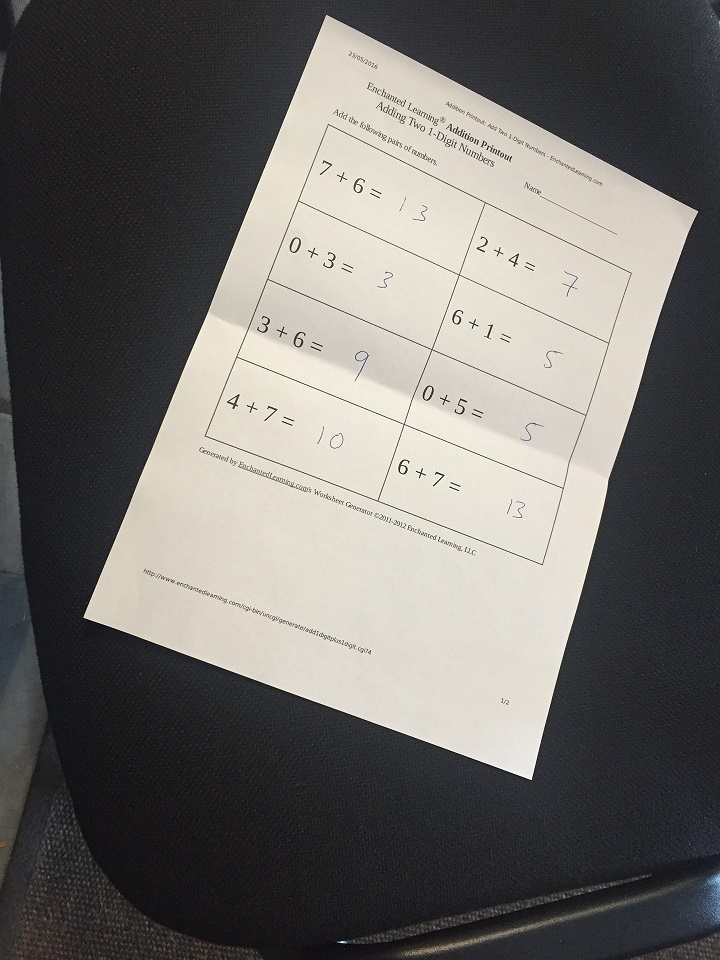
#> input picture Datasets/images/scan.jpg, 720 x 960 px, found by its file name
$ jupyter execute --allow-errors '18. Perspective Transforms.ipynb'
#> lines starting #> are read from the running program, lines starting #| are printed output that depends on the picture; after the words box and inside, x2 and y2 are one past the last pixel; in counts of white or black regions, pixels touching at a corner belong together
# **Perspective Transforms**

####**In this lesson we'll learn:**
1. Use OpenCV's getPerspectiveTransform
2. Use findContours to get corners and automate perspective Transform

[cell 1]
import numpy as np
import matplotlib.pyplot as plt
import cv2

def imshow(title, image, size=8):
    h, w = image.shape[0], image.shape[1]
    w_rat = w/h
    h_rat = h/w
    plt.figure(figsize=(size*h_rat, size*h_rat))
    plt.imshow(cv2.cvtColor(image, cv2.COLOR_BGR2RGB))
    plt.title(title)

[cell 2]
rasm = cv2.imread('Datasets/images/IMG_8295.JPG')
#> (the rest of this cell did not finish here and is left out)

[cell 3]
image = cv2.imread('Datasets/images/scan.jpg')
#> image is the input picture: shape (960, 720, 3); mean B, G, R 106.2, 109.5, 111.7
gray = cv2.cvtColor(image, cv2.COLOR_BGR2GRAY)

#thresholding
_, th = cv2.threshold(gray, 0, 255, cv2.THRESH_BINARY + cv2.THRESH_OTSU) #otsu avtomatik threshold
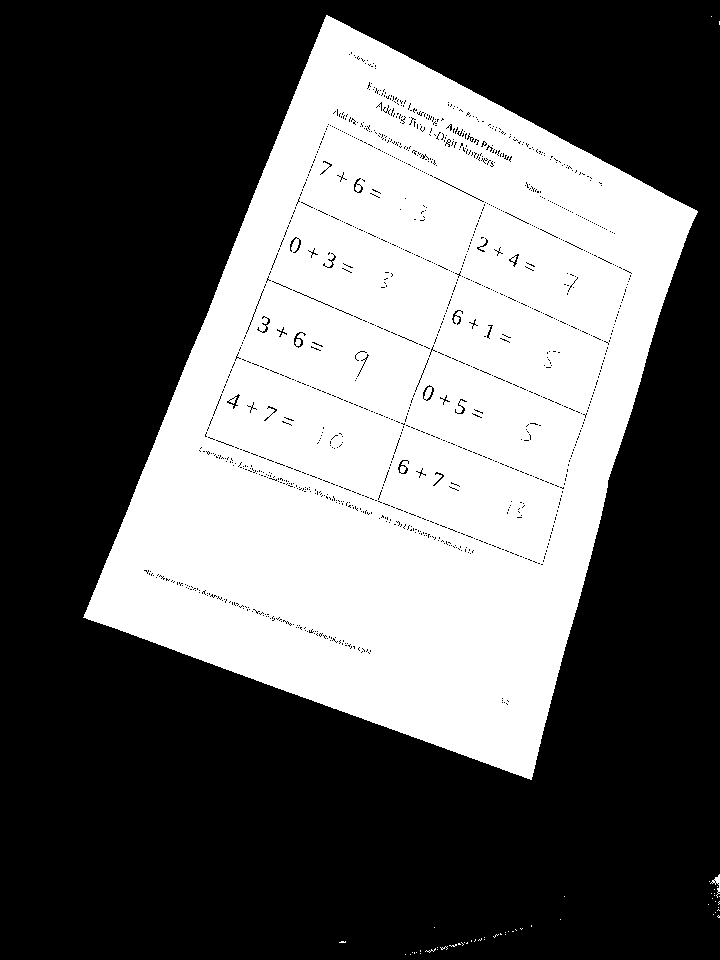
#> th: shape (960, 720); 38.9% white; 54 white regions (52 under 20 px)
imshow('After thresholding', th)

contours, hierarchy = cv2.findContours(th, cv2.RETR_EXTERNAL,  cv2.CHAIN_APPROX_SIMPLE)
#> contours = 54 contours, 52 with area under 20; largest, box (x1, y1, x2, y2) and area: (83, 15, 698, 780) 272586, (710, 874, 720, 898) 43

contour_img = np.copy(th)
#draw contours
cv2.drawContours(image,contours, -1, (0,255,0), thickness=2)


imshow('After finding contours', image)

print("Number of contours "+ str(len(contours)))
#| Number of contours 54
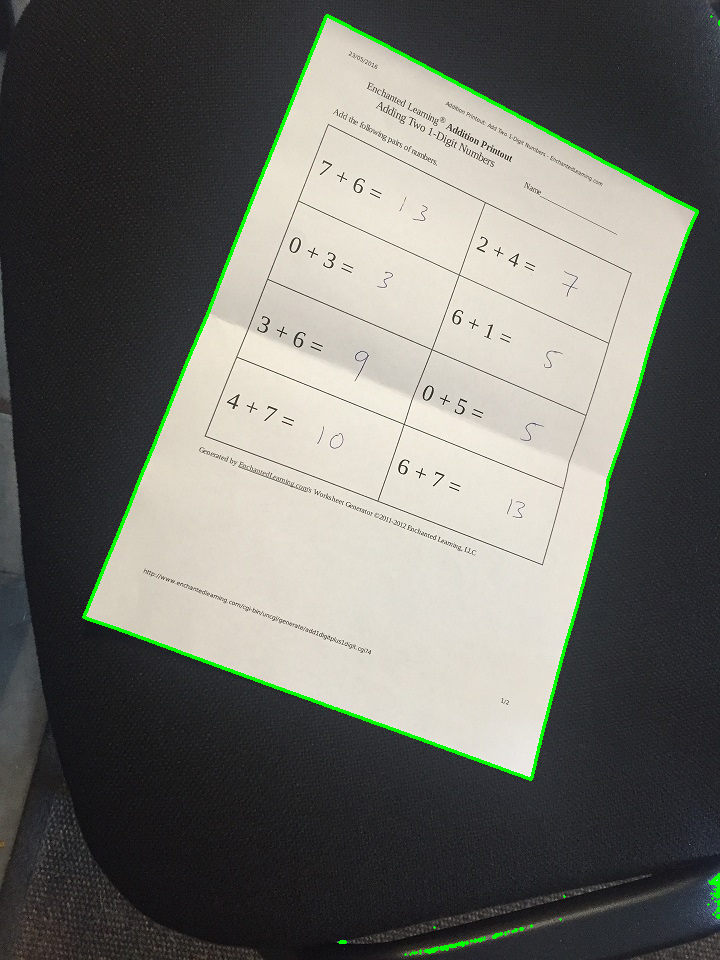
#> shown: shape (960, 720, 3); mean R, G, B 109.9, 110.7, 104.5

## **Approximate our contour above to just 4 points using approxPolyDP**
## Ya'ni contour topilgan eng katta uzun nuqtalarni 4 tasini aniqlab olamiz

[cell 4]
# Sort contours large to small by area #reverse yoqilsa descending orderda qaytaradi. Yani kamayish tartibda orqadan oldinga qarab
sorted_contours = sorted(contours, key=cv2.contourArea, reverse=True)
#> sorted_contours has the same summary as contours

#Loop over contours
for cnt in sorted_contours:
    #approximate contour
    perimetr = cv2.arcLength(cnt, closed=True)
    approx = cv2.approxPolyDP(curve=cnt, epsilon=0.05*perimetr,closed=True)

    if len(approx) == 4: #4 ta asosiy kontourlarni
        break
#> this loop made 1 pass
#> (perimetr, approx) on pass 1: (2306.7, [[326, 15], [83, 617], [531, 779], [697, 211]])
print("Our 4 points are: ")
print(approx) #top left, bottom left, bottom right, top right
#| [[[326  15]]
#|  [[ 83 617]]
#|  [[531 779]]
#|  [[697 211]]]

# 2. **Use getPerspectiveTransform and warpPerspective to create our top down view**  - Perspective Transform orqali korinishni tikkalash

[cell 5]
# Order obtained here is top left, bottom left, bottom right, top right
input_pts = np.float32(approx) #floatda bolishi lozim perspective uchun
#> input_pts = [[326, 15], [83, 617], [531, 779], [697, 211]]
output_pts = np.float32([[0,0], #top-left
                        [0,800], #bottom_left
                        [500,800], #bottom_right
                        [500,0]]) #top right


#Get our Transform matrix, M
M = cv2.getPerspectiveTransform(src=input_pts, dst=output_pts)
#> M = [[0.919, 0.371, -305.3], [-0.609, 1.15, 181.1], [-0.000284, 0.000122, 1]]
perspected_img = cv2.warpPerspective(src=image, M=M, dsize=(500,800))
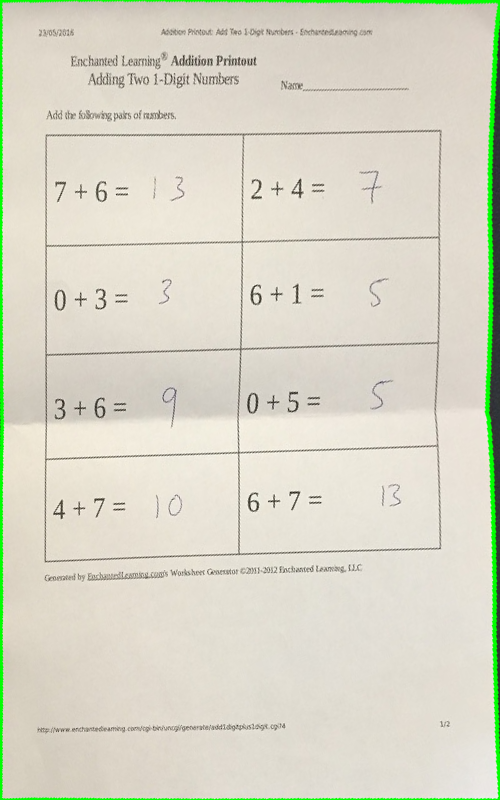
#> perspected_img: shape (800, 500, 3); mean B, G, R 199.3, 215.7, 216.8

imshow("Orginal", image)
imshow("Perspective image", perspected_img)
